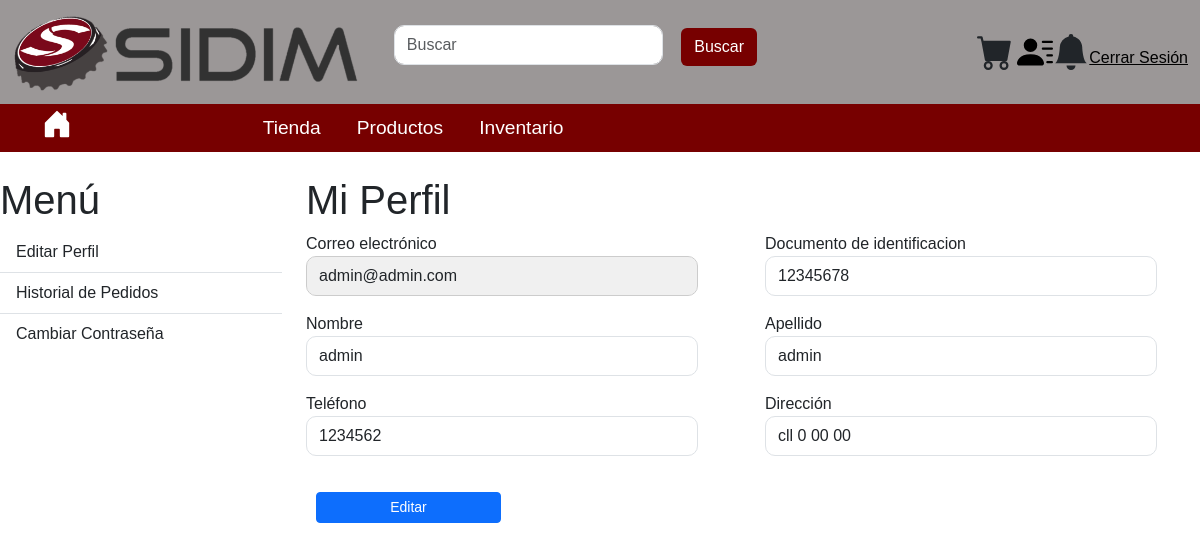
Screenshot of /perfil/ (signed in) with the database file from the repository.
### Sidim/models.py (models this page shows, shortened)
class Usuarios(AbstractUser, PermissionsMixin):
    username=None
    first_name=None
    last_name=None
    email=None
    idusuario = models.IntegerField(primary_key=True, unique=True)
    nombre = models.CharField(max_length=45)
    apellido = models.CharField(max_length=45)
    correo = models.EmailField(max_length=45,unique=True)
    password = models.CharField(max_length=128)
    telefono = models.CharField(max_length=10)
    direccion = models.CharField(max_length=100)
    objects = UsuariosManager()
    is_active = models.BooleanField(default=True)
    is_staff = models.BooleanField(default=False)
    date_joined = models.DateTimeField(auto_now_add=True)
    last_login = models.DateTimeField(auto_now=True)
    is_superuser = models.BooleanField(
        default=False,
        help_text="Designates whether this user has all permissions.",
    )
    USERNAME_FIELD = 'correo'
    REQUIRED_FIELDS = ['idusuario','nombre', 'apellido', 'telefono', 'direccion']
    class Meta:
        managed = True
        db_table = 'usuarios'

### Sidim/views.py (the view)
# urls.py: path('perfil/', views.perfil, name='perfil'),
@login_required
def perfil(request):
    logged_in_user = request.user
    user_data = get_object_or_404(Usuarios, correo=logged_in_user.correo)
    context = {
        'user_data': user_data
    }
    return render(request, 'profile.html', context)

### Sidim/templates/profile.html (shortened to what this page needs)
{% extends 'base.html'%}
{% load static %}
{% block content %}
<div class="row mt-4">
    <div class="col-md-3">
        {% include 'profileOptions.html' %}
    </div>
    <div class="col-md-9">
        <div id="perfil" class="content-section">
            {% include 'editProfile.html' %}
        </div>
    </div>
</div>
{% endblock %}

### Sidim/templates/editProfile.html (shortened to what this page needs)
<h1>Mi Perfil</h1>
<form id="perfilForm" class="form" method="post" action="{% url 'guardar_perfil' %}">
    <div class="row mb-3">
        <div class="col-md-6">
            <label for="email" value="{{ user_data.correo }}" >Correo electrónico</label>
            <input type="email" id="email" name="email" value="{{ user_data.correo }}" class="form-control nomodify" readonly>
        </div>
        <div class="col-md-6">
            <label for="idusuario">Documento de identificacion</label>
            <input type="text" id="idusuario" name="idusuario" value="{{ user_data.idusuario }}" class="form-control"
                readonly>
        </div>
    </div>
    <div class="row mb-3">
        <div class="col-md-6">
            <label for="nombre">Nombre</label>
            <input type="text" id="nombre" name="first_name" value="{{ user_data.nombre }}" class="form-control"
                readonly>
        </div>
        <div class="col-md-6">
            <label for="apellido">Apellido</label>
            <input type="text" id="apellido" name="last_name" value="{{ user_data.apellido }}" class="form-control"
                readonly>
        </div>
    </div>
    <div class="row mb-3">
        <div class="col-md-6">
            <label for="telefono">Teléfono</label>
            <input type="text" id="telefono" name="telefono" value="{{ user_data.telefono }}" class="form-control"
                readonly>
        </div>
        <div class="col-md-6">
            <label for="direccion">Dirección</label>
            <input type="text" id="direccion" name="direccion" value="{{ user_data.direccion }}" class="form-control"
                readonly>
        </div>
    </div>
    <div class="row">
        <div class="col-md-3">
            <button id="editarBtn" type="button" class="btn btn-primary btn-sm">Editar</button>
        </div>
        <div class="col-md-3">
        </div>
        <div class="col-md-3">
        </div>
    </div>
</form>

### Sidim/static/css/style.css (style rules this page uses)
* { margin: 0; padding: 0; box-sizing: border-box; }
body { margin: 0; padding: 0; font-family: 'Lucida Sans', 'Lucida Sans Regular', 'Lucida Grande', 'Lucida Sans Unicode', Geneva, Verdana, sans-serif; }
.btn { width: 90%; margin: 20px 10px 30px 10px ; max-height: 2.5rem; }
.form-control { width: 90%; text-align: left; border-radius: 10px; height: 2.5rem; max-height: 2.5rem; }
.nomodify[readonly] { background-color: #f0f0f0; border: 1px solid #ccc; cursor: not-allowed; }

### rows the page displays
Usuarios: email "admin@admin.com", idusuario "12345678", first_name "admin", last_name "admin", telefono "1234562", direccion "cll 0 00 00"
